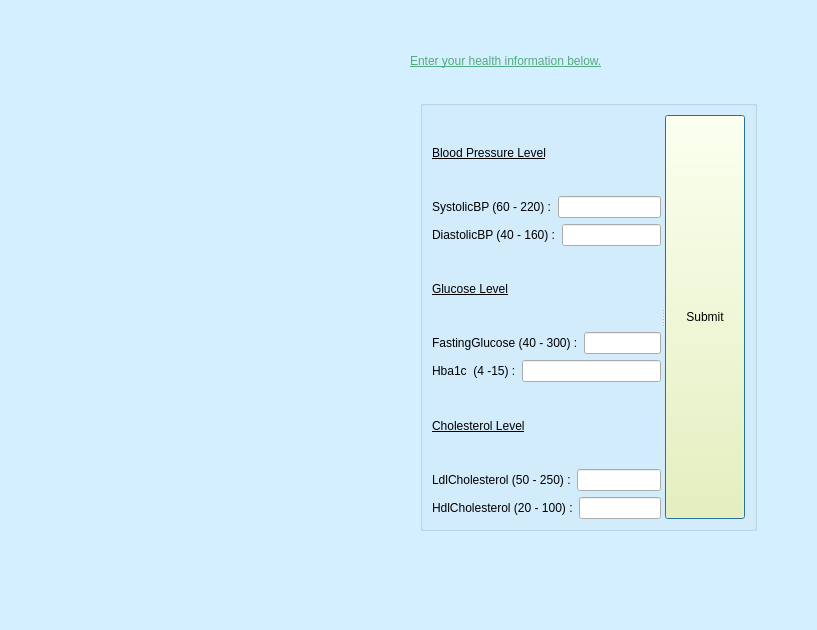
<?xml version="1.0" encoding="UTF-8"?>
<ui version="4.0">
 <class>HealthChecker</class>
 <widget class="QDialog" name="HealthChecker">
  <property name="geometry">
   <rect>
    <x>0</x>
    <y>0</y>
    <width>817</width>
    <height>630</height>
   </rect>
  </property>
  <property name="windowTitle">
   <string>Dialog</string>
  </property>
  <widget class="QLabel" name="B3">
   <property name="geometry">
    <rect>
     <x>-200</x>
     <y>-20</y>
     <width>1081</width>
     <height>701</height>
    </rect>
   </property>
   <property name="autoFillBackground">
    <bool>false</bool>
   </property>
   <property name="styleSheet">
    <string notr="true">background-color: rgb(212, 239, 255);
</string>
   </property>
   <property name="text">
    <string>TextLabel</string>
   </property>
  </widget>
  <widget class="QLabel" name="label">
   <property name="geometry">
    <rect>
     <x>410</x>
     <y>30</y>
     <width>391</width>
     <height>61</height>
    </rect>
   </property>
   <property name="styleSheet">
    <string notr="true">font: 900 italic 18pt &quot;Segoe UI&quot;;
font: 900 italic 16pt &quot;Segoe UI&quot;;
text-decoration: underline;
color: rgb(85, 170, 127);</string>
   </property>
   <property name="text">
    <string>Enter your health information below.</string>
   </property>
  </widget>
  <widget class="QGroupBox" name="groupBox">
   <property name="geometry">
    <rect>
     <x>420</x>
     <y>100</y>
     <width>337</width>
     <height>431</height>
    </rect>
   </property>
   <property name="title">
    <string/>
   </property>
   <layout class="QVBoxLayout" name="verticalLayout_2">
    <item>
     <widget class="QSplitter" name="splitter">
      <property name="orientation">
       <enum>Qt::Horizontal</enum>
      </property>
      <widget class="QWidget" name="layoutWidget">
       <layout class="QVBoxLayout" name="verticalLayout">
        <item>
         <widget class="QLabel" name="label_2">
          <property name="styleSheet">
           <string notr="true">font: 700 italic 14pt &quot;Segoe UI&quot;;
text-decoration: underline;
color: rgb(0, 0, 0);</string>
          </property>
          <property name="text">
           <string>Blood Pressure Level</string>
          </property>
         </widget>
        </item>
        <item>
         <layout class="QHBoxLayout" name="horizontalLayout">
          <item>
           <widget class="QLabel" name="label_5">
            <property name="styleSheet">
             <string notr="true">font: 700 9pt &quot;Segoe UI&quot;;
font: 600 9pt &quot;Segoe UI&quot;;</string>
            </property>
            <property name="text">
             <string>SystolicBP (60 - 220) :</string>
            </property>
           </widget>
          </item>
          <item>
           <widget class="QLineEdit" name="systolicBP"/>
          </item>
         </layout>
        </item>
        <item>
         <layout class="QHBoxLayout" name="horizontalLayout_2">
          <item>
           <widget class="QLabel" name="label_6">
            <property name="styleSheet">
             <string notr="true">font: 700 9pt &quot;Segoe UI&quot;;
font: 600 9pt &quot;Segoe UI&quot;;</string>
            </property>
            <property name="text">
             <string>DiastolicBP (40 - 160) :</string>
            </property>
           </widget>
          </item>
          <item>
           <widget class="QLineEdit" name="diastolicBP"/>
          </item>
         </layout>
        </item>
        <item>
         <widget class="QLabel" name="label_3">
          <property name="styleSheet">
           <string notr="true">font: 700 italic 14pt &quot;Segoe UI&quot;;
text-decoration: underline;
color: rgb(0, 0, 0);</string>
          </property>
          <property name="text">
           <string>Glucose Level</string>
          </property>
         </widget>
        </item>
        <item>
         <layout class="QHBoxLayout" name="horizontalLayout_3">
          <item>
           <widget class="QLabel" name="label_7">
            <property name="styleSheet">
             <string notr="true">font: 700 9pt &quot;Segoe UI&quot;;
font: 600 9pt &quot;Segoe UI&quot;;</string>
            </property>
            <property name="text">
             <string>FastingGlucose (40 - 300) :</string>
            </property>
           </widget>
          </item>
          <item>
           <widget class="QLineEdit" name="fastingGlucose"/>
          </item>
         </layout>
        </item>
        <item>
         <layout class="QHBoxLayout" name="horizontalLayout_4">
          <item>
           <widget class="QLabel" name="label_8">
            <property name="styleSheet">
             <string notr="true">font: 700 9pt &quot;Segoe UI&quot;;
font: 600 9pt &quot;Segoe UI&quot;;</string>
            </property>
            <property name="text">
             <string>Hba1c  (4 -15) :</string>
            </property>
           </widget>
          </item>
          <item>
           <widget class="QLineEdit" name="hba1c"/>
          </item>
         </layout>
        </item>
        <item>
         <widget class="QLabel" name="label_4">
          <property name="styleSheet">
           <string notr="true">font: 700 italic 14pt &quot;Segoe UI&quot;;
text-decoration: underline;
color: rgb(0, 0, 0);</string>
          </property>
          <property name="text">
           <string>Cholesterol Level</string>
          </property>
         </widget>
        </item>
        <item>
         <layout class="QHBoxLayout" name="horizontalLayout_5">
          <item>
           <widget class="QLabel" name="label_9">
            <property name="styleSheet">
             <string notr="true">font: 700 9pt &quot;Segoe UI&quot;;
font: 600 9pt &quot;Segoe UI&quot;;</string>
            </property>
            <property name="text">
             <string>LdlCholesterol (50 - 250) :</string>
            </property>
           </widget>
          </item>
          <item>
           <widget class="QLineEdit" name="ldlCholesterol"/>
          </item>
         </layout>
        </item>
        <item>
         <layout class="QHBoxLayout" name="horizontalLayout_6">
          <item>
           <widget class="QLabel" name="label_10">
            <property name="styleSheet">
             <string notr="true">font: 700 9pt &quot;Segoe UI&quot;;
font: 600 9pt &quot;Segoe UI&quot;;</string>
            </property>
            <property name="text">
             <string>HdlCholesterol (20 - 100) :</string>
            </property>
           </widget>
          </item>
          <item>
           <widget class="QLineEdit" name="hdlCholesterol"/>
          </item>
         </layout>
        </item>
       </layout>
      </widget>
      <widget class="QPushButton" name="Submit">
       <property name="styleSheet">
        <string notr="true">background-color: rgb(251, 255, 171);
color: rgb(0, 0, 0);
font: 700 9pt &quot;Segoe UI&quot;;
color: rgb(0, 0, 0);</string>
       </property>
       <property name="text">
        <string>Submit</string>
       </property>
      </widget>
     </widget>
    </item>
   </layout>
  </widget>
 </widget>
 <resources/>
 <connections/>
</ui>
